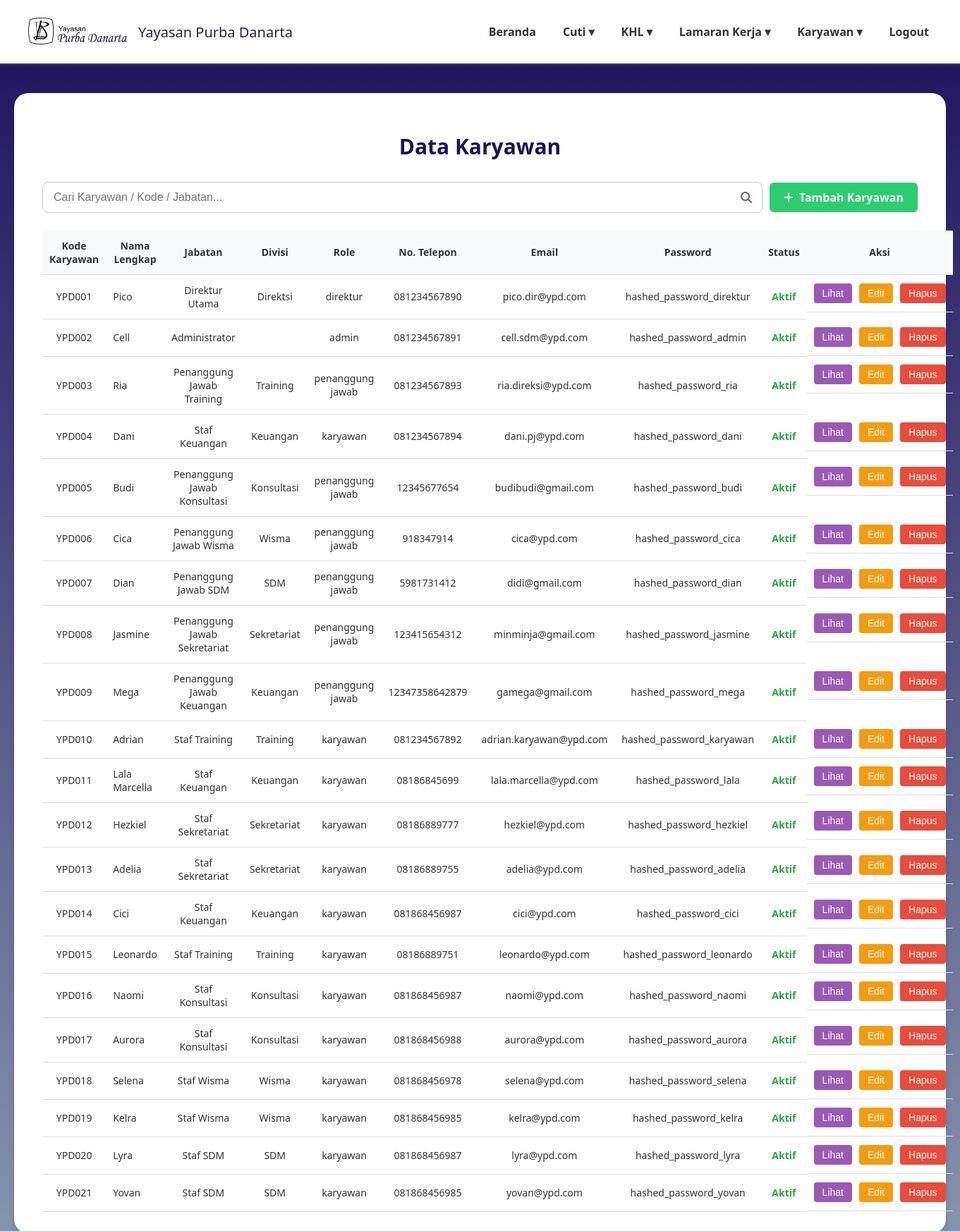
The page /data_karyawan.php (signed in) on the database as committed earlier.
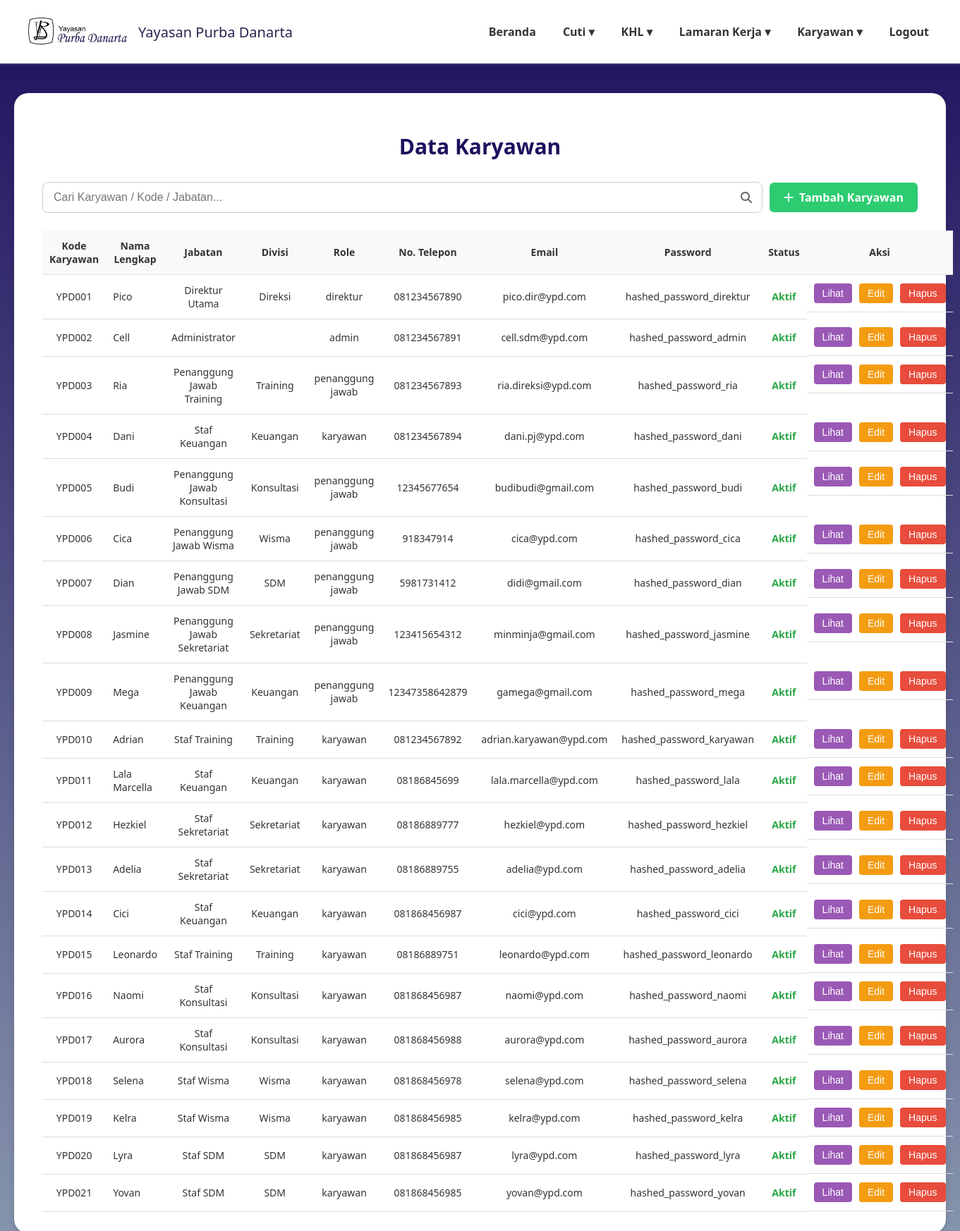
The same page on the database as committed later.
### tables this page shows
CREATE TABLE `data_karyawan` (
  `id_karyawan` int(11) NOT NULL,
  `kode_karyawan` varchar(20) NOT NULL,
  `nama_lengkap` varchar(100) NOT NULL,
  `email` varchar(100) NOT NULL,
  `password` varchar(255) NOT NULL,
  `jabatan` varchar(50) NOT NULL,
  `divisi` varchar(50) NOT NULL,
  `role` enum('karyawan','direktur','admin','penanggung jawab') NOT NULL DEFAULT 'karyawan',
  `no_telp` varchar(20) DEFAULT NULL,
  `sisa_cuti_tahunan` int(3) DEFAULT 0,
  `sisa_cuti_lustrum` int(3) DEFAULT 0,
  `status_aktif` enum('aktif','non_aktif') NOT NULL DEFAULT 'aktif',
  `created_at` timestamp NOT NULL DEFAULT current_timestamp()
);

### data_karyawan.php (the view, shortened to what this page needs)
<?php
require_once 'config.php';
$sql = "SELECT id_karyawan, kode_karyawan, nama_lengkap, email, password, jabatan, divisi, role, no_telp, status_aktif, created_at
        FROM data_karyawan
        ORDER BY kode_karyawan";
$result = $conn->query($sql);
$karyawan = [];
if ($result->num_rows > 0) {
    while($row = $result->fetch_assoc()) {
        $karyawan[] = $row;
    }
}
?>
<!DOCTYPE html>
<html lang="id">
<head>
    <link rel="stylesheet" href="https://cdnjs.cloudflare.com/ajax/libs/font-awesome/6.4.0/css/all.min.css">
</head>
<body>
    <header>
        <div class="logo">
            <img src="image/namayayasan.png" alt="Logo Yayasan">
            <span>Yayasan Purba Danarta</span>
        </div>
        <nav>
            <ul>
                <li><a href="dashboardadmin.php">Beranda</a></li>
                <li><a href="#">Cuti ▾</a>
                </li>
                <li><a href="#">KHL ▾</a>
                </li>
                <li><a href="#">Lamaran Kerja ▾</a>
                </li>
                <li><a href="#">Karyawan ▾</a>
                </li>
                <li><a href="logout2.php">Logout</a></li>
            </ul>
        </nav>
    </header>
    <main>
        <div class="card">
            <h2 class="page-title">Data Karyawan</h2>
            <div class="search-container">
                <div class="search-box">
                    <input type="text" id="searchInput" placeholder="Cari Karyawan / Kode / Jabatan...">
                    <i class="fas fa-search search-icon" id="searchButton"></i>
                </div>
                <a href="tambah_karyawan.php" class="btn btn-tambah">
                    <i class="fas fa-plus"></i> Tambah Karyawan
                </a>
            </div>
            <table class="data-table" id="employeeTable">
                <thead>
                    <tr>
                        <th>Kode Karyawan</th>
                        <th>Nama Lengkap</th>
                        <th>Jabatan</th>
                        <th>Divisi</th>
                        <th>Role</th>
                        <th>No. Telepon</th>
                        <th>Email</th>
                        <th>Password</th>
                        <th>Status</th>
                        <th>Aksi</th>
                    </tr>
                </thead>
                <tbody id="tableBody">
                    <?php if (empty($karyawan)): ?>
                        <tr>
                            <td colspan="10" class="no-results">Belum ada data karyawan</td>
                        </tr>
                    <?php else: ?>
                        <?php foreach($karyawan as $data): ?>
                        <tr>
                            <td><?php echo htmlspecialchars($data['kode_karyawan']); ?></td>
                            <td class='text-left'><?php echo htmlspecialchars($data['nama_lengkap']); ?></td>
                            <td><?php echo htmlspecialchars($data['jabatan']); ?></td>
                            <td><?php echo htmlspecialchars($data['divisi']); ?></td>
                            <td><?php echo htmlspecialchars($data['role']); ?></td>
                            <td><?php echo htmlspecialchars($data['no_telp']); ?></td>
                            <td><?php echo htmlspecialchars($data['email']); ?></td>
                            <td><?php echo htmlspecialchars($data['password']); ?></td>
                            <td>
                                <span class="<?php echo $data['status_aktif'] == 'aktif' ? 'status-aktif' : 'status-non-aktif'; ?>">
                                    <?php echo ucfirst($data['status_aktif']); ?>
                                </span>
                            </td>
                            <td class='action-cell'>
                                <button class='action-btn btn-lihat' data-id='<?php echo $data['id_karyawan']; ?>'>Lihat</button>
                                <button class='action-btn btn-edit' data-id='<?php echo $data['id_karyawan']; ?>'>Edit</button>
                                <button class='action-btn btn-hapus-small' data-id='<?php echo $data['id_karyawan']; ?>' data-nama='<?php echo htmlspecialchars($data['nama_lengkap']); ?>'>Hapus</button>
                            </td>
                        </tr>
                        <?php endforeach; ?>
                    <?php endif; ?>
                </tbody>
            </table>
        </div>
    </main>
</body>
</html>

Rows that differ between the two databases and show on the page:
changed data_karyawan "YPD001": divisi "Direktsi" → "Direksi"
